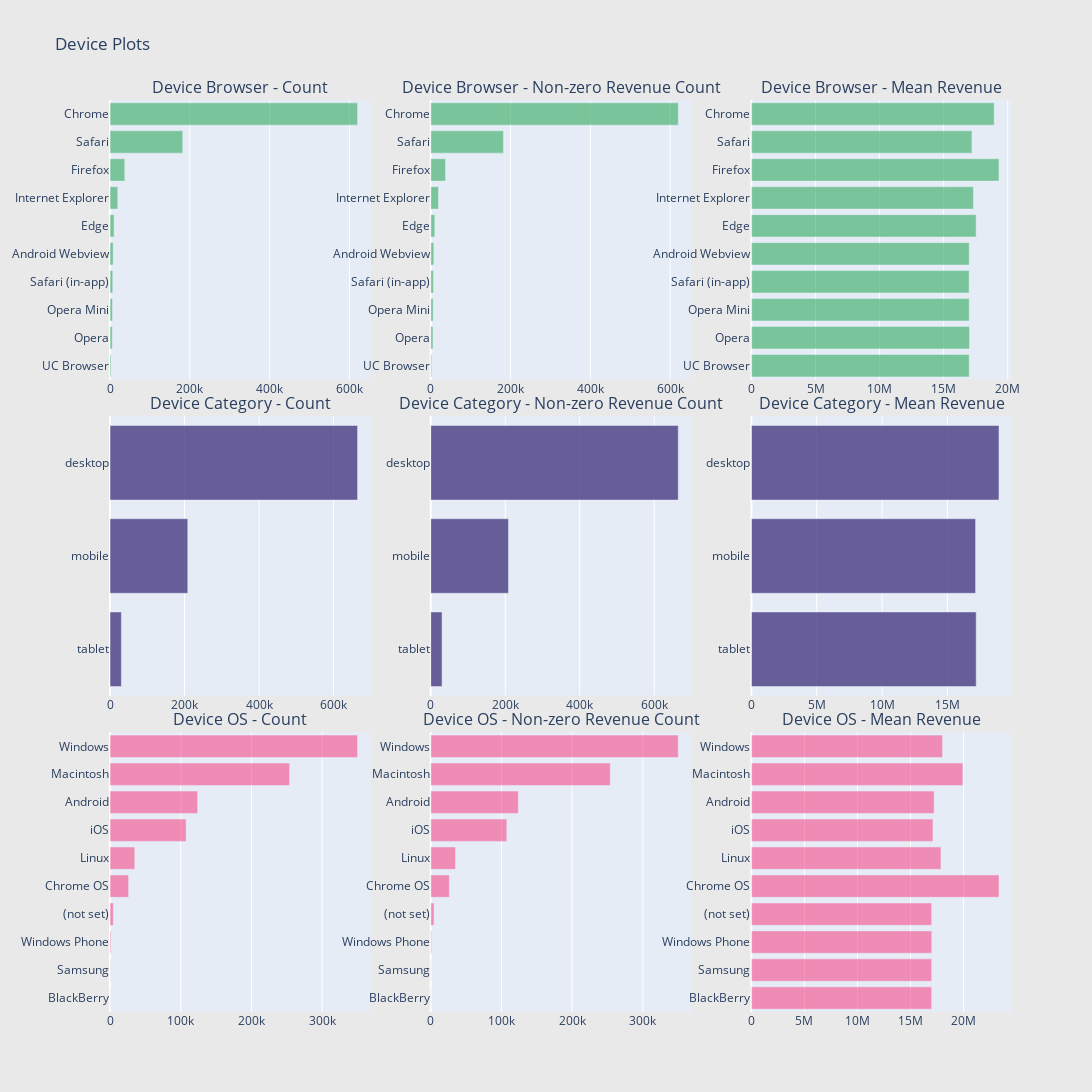

Notebook source saved alongside this figure:
### Markdown cell above
<b> Observations </b> : -  Almost their is similarity between the counts and Non-zero revenue counts.Only frequency changes in  from start of Nav 2016 to start of Jan 2017

### Code cell
def horizontal_bar_chart(cnt_srs, color):
    trace = go.Bar(
        y=cnt_srs.index[::-1],
        x=cnt_srs.values[::-1],
        showlegend=False,
        orientation = 'h',
        marker=dict(
            color=color,
        ),
    )
    return trace

# Device Browser
cnt_srs = train_df.groupby('device.browser')['totals.transactionRevenue'].agg(['size', 'count', 'mean'])
cnt_srs.columns = ["count", "count of non-zero revenue", "mean"]
cnt_srs = cnt_srs.sort_values(by="count", ascending=False)
trace1 = horizontal_bar_chart(cnt_srs["count"].head(10), 'rgba(50, 171, 96, 0.6)')
trace2 = horizontal_bar_chart(cnt_srs["count of non-zero revenue"].head(10), 'rgba(50, 171, 96, 0.6)')
trace3 = horizontal_bar_chart(cnt_srs["mean"].head(10), 'rgba(50, 171, 96, 0.6)')

# Device Category
cnt_srs = train_df.groupby('device.deviceCategory')['totals.transactionRevenue'].agg(['size', 'count', 'mean'])
cnt_srs.columns = ["count", "count of non-zero revenue", "mean"]
cnt_srs = cnt_srs.sort_values(by="count", ascending=False)
trace4 = horizontal_bar_chart(cnt_srs["count"].head(10), 'rgba(71, 58, 131, 0.8)')
trace5 = horizontal_bar_chart(cnt_srs["count of non-zero revenue"].head(10), 'rgba(71, 58, 131, 0.8)')
trace6 = horizontal_bar_chart(cnt_srs["mean"].head(10), 'rgba(71, 58, 131, 0.8)')

# Operating system
cnt_srs = train_df.groupby('device.operatingSystem')['totals.transactionRevenue'].agg(['size', 'count', 'mean'])
cnt_srs.columns = ["count", "count of non-zero revenue", "mean"]
cnt_srs = cnt_srs.sort_values(by="count", ascending=False)
trace7 = horizontal_bar_chart(cnt_srs["count"].head(10), 'rgba(246, 78, 139, 0.6)')
trace8 = horizontal_bar_chart(cnt_srs["count of non-zero revenue"].head(10),'rgba(246, 78, 139, 0.6)')
trace9 = horizontal_bar_chart(cnt_srs["mean"].head(10),'rgba(246, 78, 139, 0.6)')

# Creating two subplots
fig = tools.make_subplots(rows=3, cols=3, vertical_spacing=0.04, 
                          subplot_titles=["Device Browser - Count", "Device Browser - Non-zero Revenue Count", "Device Browser - Mean Revenue",
                                          "Device Category - Count",  "Device Category - Non-zero Revenue Count", "Device Category - Mean Revenue", 
                                          "Device OS - Count", "Device OS - Non-zero Revenue Count", "Device OS - Mean Revenue"])

fig.append_trace(trace1, 1, 1)
fig.append_trace(trace2, 1, 2)
fig.append_trace(trace3, 1, 3)
fig.append_trace(trace4, 2, 1)
fig.append_trace(trace5, 2, 2)
fig.append_trace(trace6, 2, 3)
fig.append_trace(trace7, 3, 1)
fig.append_trace(trace8, 3, 2)
fig.append_trace(trace9, 3, 3)

fig['layout'].update(height=1200, width=1200, paper_bgcolor='rgb(233,233,233)', title="Device Plots")
py.iplot(fig, filename='device-plots')

### Figure 1 — Plotly figure (JSON) as saved in the notebook; plotly's stock layout.template omitted (floating-point values rounded to 4 significant figures)
{"data": [{"marker": {"color": "rgba(50, 171, 96, 0.6)"}, "orientation": "h", "showlegend": false, "type": "bar", "x": [2427, 5643, 6139, 6850, 7865, 10205, 19375, 37069, 182245, 620364], "xaxis": "x", "y": ["UC Browser", "Opera", "Opera Mini", "Safari (in-app)", "Android Webview", "Edge", "Internet Explorer", "Firefox", "Safari", "Chrome"], "yaxis": "y"}, {"marker": {"color": "rgba(50, 171, 96, 0.6)"}, "orientation": "h", "showlegend": false, "type": "bar", "x": [2427, 5643, 6139, 6850, 7865, 10205, 19375, 37069, 182245, 620364], "xaxis": "x2", "y": ["UC Browser", "Opera", "Opera Mini", "Safari (in-app)", "Android Webview", "Edge", "Internet Explorer", "Firefox", "Safari", "Chrome"], "yaxis": "y2"}, {"marker": {"color": "rgba(50, 171, 96, 0.6)"}, "orientation": "h", "showlegend": false, "type": "bar", "x": [16990000, 17010000.0, 16990000, 16980000.0, 16990000.0, 17530000.0, 17320000.0, 19310000.0, 17200000.0, 18940000.0], "xaxis": "x3", "y": ["UC Browser", "Opera", "Opera Mini", "Safari (in-app)", "Android Webview", "Edge", "Internet Explorer", "Firefox", "Safari", "Chrome"], "yaxis": "y3"}, {"marker": {"color": "rgba(71, 58, 131, 0.8)"}, "orientation": "h", "showlegend": false, "type": "bar", "x": [30449, 208725, 664479], "xaxis": "x4", "y": ["tablet", "mobile", "desktop"], "yaxis": "y4"}, {"marker": {"color": "rgba(71, 58, 131, 0.8)"}, "orientation": "h", "showlegend": false, "type": "bar", "x": [30449, 208725, 664479], "xaxis": "x5", "y": ["tablet", "mobile", "desktop"], "yaxis": "y5"}, {"marker": {"color": "rgba(71, 58, 131, 0.8)"}, "orientation": "h", "showlegend": false, "type": "bar", "x": [17210000.0, 17160000.0, 18950000.0], "xaxis": "x6", "y": ["tablet", "mobile", "desktop"], "yaxis": "y6"}, {"marker": {"color": "rgba(246, 78, 139, 0.6)"}, "orientation": "h", "showlegend": false, "type": "bar", "x": [218, 280, 1216, 4695, 26337, 35034, 107665, 123892, 253938, 350072], "xaxis": "x7", "y": ["BlackBerry", "Samsung", "Windows Phone", "(not set)", "Chrome OS", "Linux", "iOS", "Android", "Macintosh", "Windows"], "yaxis": "y7"}, {"marker": {"color": "rgba(246, 78, 139, 0.6)"}, "orientation": "h", "showlegend": false, "type": "bar", "x": [218, 280, 1216, 4695, 26337, 35034, 107665, 123892, 253938, 350072], "xaxis": "x8", "y": ["BlackBerry", "Samsung", "Windows Phone", "(not set)", "Chrome OS", "Linux", "iOS", "Android", "Macintosh", "Windows"], "yaxis": "y8"}, {"marker": {"color": "rgba(246, 78, 139, 0.6)"}, "orientation": "h", "showlegend": false, "type": "bar", "x": [16990000, 16990000, 17000000.0, 16990000, 23330000.0, 17860000.0, 17110000.0, 17220000.0, 19930000.0, 18010000.0], "xaxis": "x9", "y": ["BlackBerry", "Samsung", "Windows Phone", "(not set)", "Chrome OS", "Linux", "iOS", "Android", "Macintosh", "Windows"], "yaxis": "y9"}], "layout": {"annotations": [{"font": {"size": 16}, "showarrow": false, "text": "Device Browser - Count", "x": 0.1444, "xanchor": "center", "xref": "paper", "y": 1, "yanchor": "bottom", "yref": "paper"}, {"font": {"size": 16}, "showarrow": false, "text": "Device Browser - Non-zero Revenue Count", "x": 0.5, "xanchor": "center", "xref": "paper", "y": 1, "yanchor": "bottom", "yref": "paper"}, {"font": {"size": 16}, "showarrow": false, "text": "Device Browser - Mean Revenue", "x": 0.8556, "xanchor": "center", "xref": "paper", "y": 1, "yanchor": "bottom", "yref": "paper"}, {"font": {"size": 16}, "showarrow": false, "text": "Device Category - Count", "x": 0.1444, "xanchor": "center", "xref": "paper", "y": 0.6533, "yanchor": "bottom", "yref": "paper"}, {"font": {"size": 16}, "showarrow": false, "text": "Device Category - Non-zero Revenue Count", "x": 0.5, "xanchor": "center", "xref": "paper", "y": 0.6533, "yanchor": "bottom", "yref": "paper"}, {"font": {"size": 16}, "showarrow": false, "text": "Device Category - Mean Revenue", "x": 0.8556, "xanchor": "center", "xref": "paper", "y": 0.6533, "yanchor": "bottom", "yref": "paper"}, {"font": {"size": 16}, "showarrow": false, "text": "Device OS - Count", "x": 0.1444, "xanchor": "center", "xref": "paper", "y": 0.3067, "yanchor": "bottom", "yref": "paper"}, {"font": {"size": 16}, "showarrow": false, "text": "Device OS - Non-zero Revenue Count", "x": 0.5, "xanchor": "center", "xref": "paper", "y": 0.3067, "yanchor": "bottom", "yref": "paper"}, {"font": {"size": 16}, "showarrow": false, "text": "Device OS - Mean Revenue", "x": 0.8556, "xanchor": "center", "xref": "paper", "y": 0.3067, "yanchor": "bottom", "yref": "paper"}], "height": 1200, "paper_bgcolor": "rgb(233,233,233)", "title": {"text": "Device Plots"}, "width": 1200, "xaxis": {"anchor": "y", "domain": [0, 0.2889]}, "xaxis2": {"anchor": "y2", "domain": [0.3556, 0.6444]}, "xaxis3": {"anchor": "y3", "domain": [0.7111, 1]}, "xaxis4": {"anchor": "y4", "domain": [0, 0.2889]}, "xaxis5": {"anchor": "y5", "domain": [0.3556, 0.6444]}, "xaxis6": {"anchor": "y6", "domain": [0.7111, 1]}, "xaxis7": {"anchor": "y7", "domain": [0, 0.2889]}, "xaxis8": {"anchor": "y8", "domain": [0.3556, 0.6444]}, "xaxis9": {"anchor": "y9", "domain": [0.7111, 1]}, "yaxis": {"anchor": "x", "domain": [0.6933, 1]}, "yaxis2": {"anchor": "x2", "domain": [0.6933, 1]}, "yaxis3": {"anchor": "x3", "domain": [0.6933, 1]}, "yaxis4": {"anchor": "x4", "domain": [0.3467, 0.6533]}, "yaxis5": {"anchor": "x5", "domain": [0.3467, 0.6533]}, "yaxis6": {"anchor": "x6", "domain": [0.3467, 0.6533]}, "yaxis7": {"anchor": "x7", "domain": [0, 0.3067]}, "yaxis8": {"anchor": "x8", "domain": [0, 0.3067]}, "yaxis9": {"anchor": "x9", "domain": [0, 0.3067]}}}
